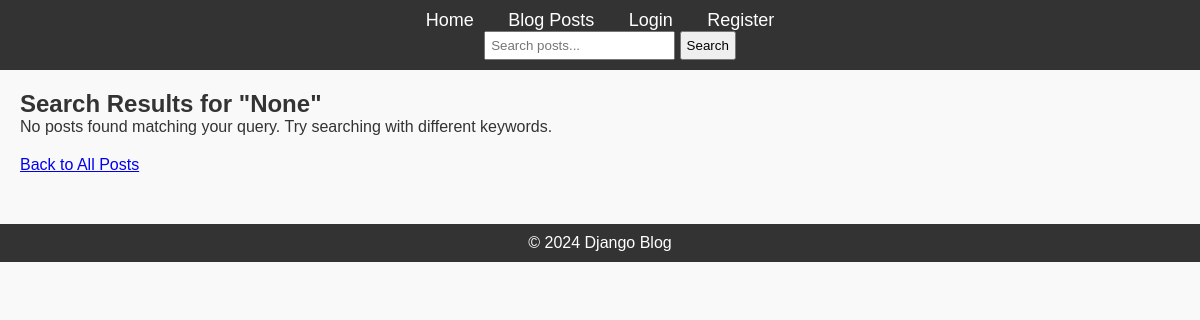
The app's page /search/, older data.
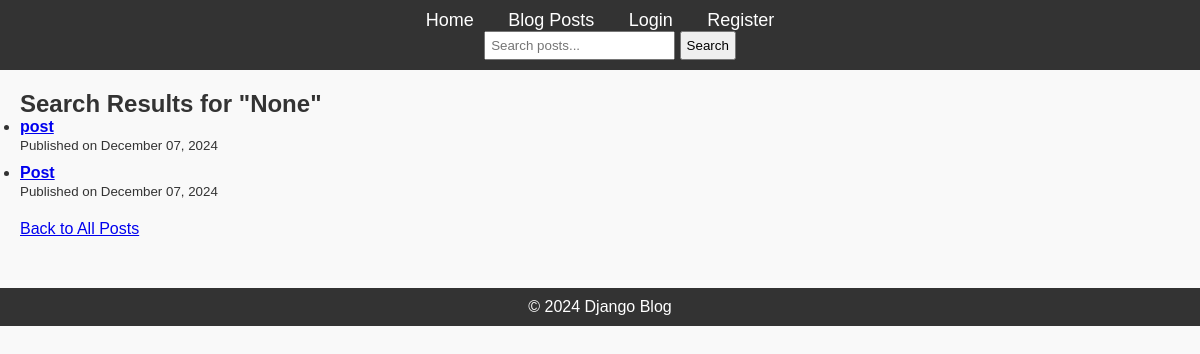
The same page, newer data.
### blog/models.py (models this page shows, shortened)
class Post(models.Model):
    title = models.CharField(max_length=200)
    content = models.TextField()
    published_date = models.DateTimeField(auto_now_add=True)
    author = models.ForeignKey(User, on_delete=models.CASCADE)
    tags = TaggableManager()  # Add tags field

### blog/views.py (the view)
# urls.py: path('search/', views.search_posts, name='search-posts'),
def search_posts(request):
    query = request.GET.get('q')  # Get the search query from the request
    posts = Post.objects.all()  # Base queryset
    if query:
        posts = posts.filter(
            Q(title__icontains=query) |
            Q(content__icontains=query) |
            Q(tags__name__icontains=query)
        ).distinct()  # Ensures no duplicates
    return render(request, 'blog/search_results.html', {'posts': posts, 'query': query})

### blog/templates/blog/search_results.html
{% extends 'blog/base.html' %}
{% block content %}
    <h2>Search Results for "{{ query }}"</h2>
    {% if posts %}
        <ul>
            {% for post in posts %}
                <li style="margin-bottom: 10px;">
                    <a href="{% url 'post-detail' post.pk %}"><strong>{{ post.title }}</strong></a>
                    <br>
                    <small>Published on {{ post.published_date|date:"F d, Y" }}</small>
                </li>
            {% endfor %}
        </ul>
    {% else %}
        <p>No posts found matching your query. Try searching with different keywords.</p>
    {% endif %}
    <div style="margin-top: 20px;">
        <a href="{% url 'post-list' %}">Back to All Posts</a>
    </div>
{% endblock %}

Row changes from the older to the newer data that the page shows:
added Post: title "post", published_date "December 07, 2024"
added Post: title "Post", published_date "December 07, 2024"
Text that changed along with them:
text no longer shown: "No posts found matching your query. Try searching with different keywords."
